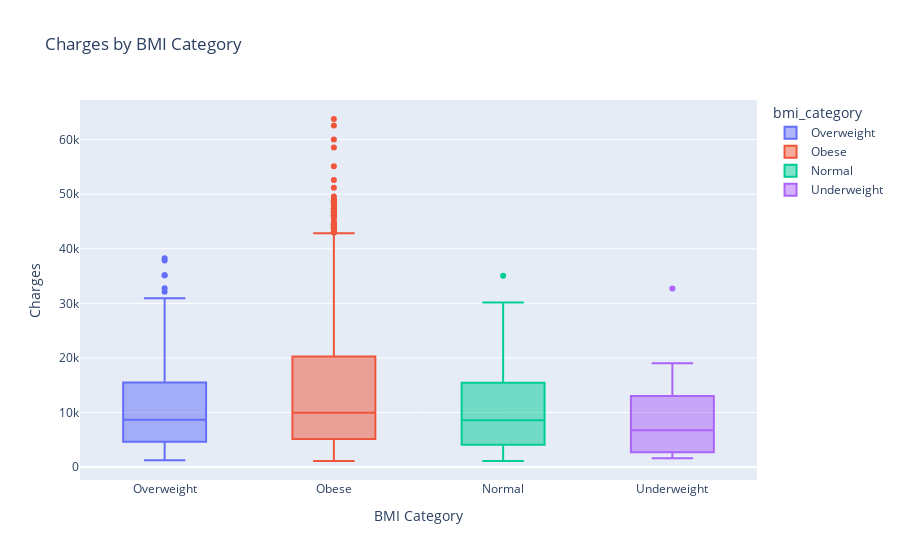

Notebook source saved alongside this figure:
### Code cell
fig = px.box(
    df,
    x='bmi_category',
    y='charges',
    color='bmi_category',
    title='Charges by BMI Category'
)

fig.update_layout(
    xaxis_title='BMI Category',
    yaxis_title='Charges'
)

fig.show()

### Figure 1 — Plotly figure (JSON) as saved in the notebook; plotly's stock layout.template omitted (floating-point values rounded to 4 significant figures; data arrays with more than 128 entries replaced by an {"elided": "..."} marker saying what was removed)
{"data": [{"alignmentgroup": "True", "hovertemplate": "bmi_category=%{x}<br>charges=%{y}<extra></extra>", "legendgroup": "Overweight", "marker": {"color": "#636efa"}, "name": "Overweight", "notched": false, "offsetgroup": "Overweight", "orientation": "v", "showlegend": true, "type": "box", "x": {"elided": "386 str values"}, "x0": " ", "xaxis": "x", "y": {"elided": "386 float values"}, "y0": " ", "yaxis": "y"}, {"alignmentgroup": "True", "hovertemplate": "bmi_category=%{x}<br>charges=%{y}<extra></extra>", "legendgroup": "Obese", "marker": {"color": "#EF553B"}, "name": "Obese", "notched": false, "offsetgroup": "Obese", "orientation": "v", "showlegend": true, "type": "box", "x": {"elided": "707 str values"}, "x0": " ", "xaxis": "x", "y": {"elided": "707 float values"}, "y0": " ", "yaxis": "y"}, {"alignmentgroup": "True", "hovertemplate": "bmi_category=%{x}<br>charges=%{y}<extra></extra>", "legendgroup": "Normal", "marker": {"color": "#00cc96"}, "name": "Normal", "notched": false, "offsetgroup": "Normal", "orientation": "v", "showlegend": true, "type": "box", "x": {"elided": "225 str values"}, "x0": " ", "xaxis": "x", "y": {"elided": "225 float values"}, "y0": " ", "yaxis": "y"}, {"alignmentgroup": "True", "hovertemplate": "bmi_category=%{x}<br>charges=%{y}<extra></extra>", "legendgroup": "Underweight", "marker": {"color": "#ab63fa"}, "name": "Underweight", "notched": false, "offsetgroup": "Underweight", "orientation": "v", "showlegend": true, "type": "box", "x": ["Underweight", "Underweight", "Underweight", "Underweight", "Underweight", "Underweight", "Underweight", "Underweight", "Underweight", "Underweight", "Underweight", "Underweight", "Underweight", "Underweight", "Underweight", "Underweight", "Underweight", "Underweight", "Underweight", "Underweight"], "x0": " ", "xaxis": "x", "y": [2775.0, 32730.0, 1695.0, 9644.0, 1728.0, 12830.0, 15010.0, 1621.0, 14460.0, 3167.0, 2585.0, 2681.0, 11530.0, 6878.0, 13200.0, 19020.0, 9991.0, 5117.0, 6641.0, 3733.0], "y0": " ", "yaxis": "y"}], "layout": {"boxmode": "overlay", "legend": {"title": {"text": "bmi_category"}, "tracegroupgap": 0}, "title": {"text": "Charges by BMI Category"}, "xaxis": {"anchor": "y", "categoryarray": ["Overweight", "Obese", "Normal", "Underweight"], "categoryorder": "array", "domain": [0, 1], "title": {"text": "BMI Category"}}, "yaxis": {"anchor": "x", "domain": [0, 1], "title": {"text": "Charges"}}}}
